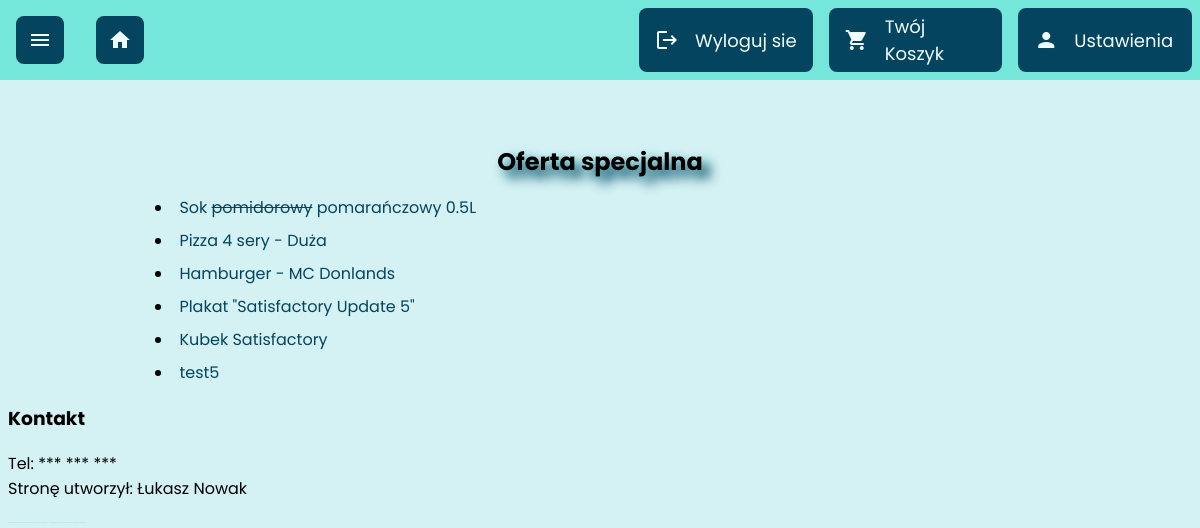
The page /index.php (signed in) on the database its author committed.
### tables this page shows
CREATE TABLE `products` (
  `product_id` int(11) NOT NULL,
  `name` text NOT NULL,
  `price` decimal(10,2) NOT NULL,
  `quantity` int(11) NOT NULL,
  `category_id` int(11) NOT NULL,
  `picture_path` varchar(200) NOT NULL,
  `description` text NOT NULL
);

### index.php (the view)
<?php
include_once "components/head.php";
include_once "components/header.php";
include_once "components/nav.php";
?>
<main>
  <h2 class="subtitle">Oferta specjalna</h2>
  <ul>
  <?php
    $q1 = "SELECT * FROM `products` WHERE category_id = 13";
    $conn = connect();
    $res = $conn ->query($q1);
    while($row = $res->fetch_object()){
      echo "<li><a class='special-offer' href='product.php?id=$row->product_id'>" . $row->name . "</a></li>";
    }
  ?>
  </ul>
</main>
<?php
include_once "components/footer.php";
include_once "components/foot.php";
?>

### styles/style.css (style rules this page uses)
* { box-sizing: border-box; font-family: 'Poppins', sans-serif; text-decoration: none; }
body { background-color: #D4F1F4; margin-top: 7rem; }
main { width: 950px; margin: auto; }
li { margin: 0.5rem; }
a { text-decoration: none; color: #00375c; }
.special-offer { color: #05445E; transition: 0.6s; padding: 0.4rem; }
.subtitle { text-align: center; margin: 0rem; padding-top: 2rem; text-shadow: 0.5rem 0.5rem 0.7rem #00375c, 0.3rem 0.3rem 0.7rem #75E6DA; }

### rows shown on the page
products: name "Sok pomidorowy pomarańczowy 0.5L"
products: name "Pizza 4 sery - Duża"
products: name "Hamburger - MC Donlands"
products: name "Plakat \"Satisfactory Update 5\""
products: name "Kubek Satisfactory"
products: name "test5"
